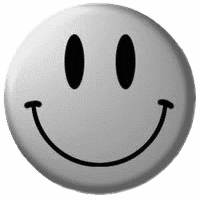
%> input picture SmileyFace8bitGray.png, 200 x 200 px
$ octave DeepArdi.m   (GNU Octave 9; MATLAB toolbox functions it lacks are replaced by stand-ins)
%> lines starting %> are read from the running program, lines starting %| are printed output that depends on the picture

layers = 5;
NN{1} = rand([500,2]);
NN{2} = rand([400,2]);
NN{3} = rand([300,2]);
NN{4} = rand([200,2]);
NN{5} = rand([100,2]);
WW{1} = rand([500,400])/500;
WW{2} = rand([400,300])/400;
WW{3} = rand([300,200])/300;
WW{4} = rand([200,100])/200;
WW{5} = rand([100,500])/100;

img = imread('SmileyFace8bitGray.png');
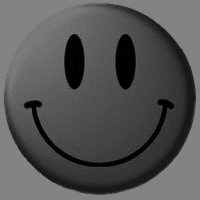
%> img: size 200x200 uint8; min 0, max 131, mean 84.1
img = double(imresize(img,1/10));
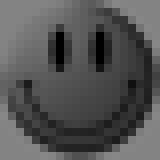
%> img: size 20x20 double (shown 8 times larger); min 0, max 135, mean 84
img = img/max(img(:));
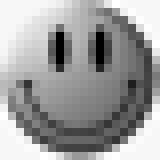
%> img: size 20x20 double (shown 8 times larger); min 0, max 1, mean 0.622
img = reshape(img,[400,1]);
%> img = 400 values, max 1 at index 15, min 0 at index 145, mean 0.622

stepsize=1;

n=0
while n<=10^3
    n = n+1
    %% in
    NN{1}(1:400,1) = img;

    %% forward
    for la = 1:layers
        % circular wrap
        laup = la+1;
        if laup>layers
            laup = laup-layers;
        end
        NN{laup}(:,2) = NN{laup}(:,1);
%> (the run ends here)
